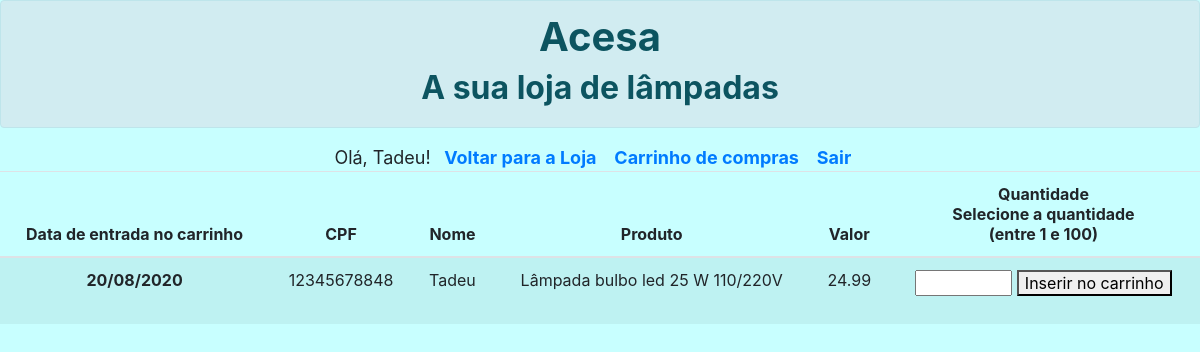
The app's page /venda.php?id_prod=1 (signed in) with its own data.
### tables this page shows
CREATE TABLE `cpf` (
  `id_cpf` int(11) NOT NULL,
  `cpf` double NOT NULL,
  `nome` varchar(15) NOT NULL,
  `sobrenome` varchar(50) NOT NULL,
  `logradouro` varchar(50) NOT NULL,
  `numero` varchar(10) NOT NULL,
  `complemento` varchar(10) NOT NULL,
  `cidade` varchar(40) NOT NULL,
  `estado` char(2) NOT NULL,
  `cep` int(8) NOT NULL,
  `telefone` double(10,0) NOT NULL,
  `celular` double(11,0) NOT NULL,
  `email` varchar(50) NOT NULL,
  `senha` varchar(20) NOT NULL
);

CREATE TABLE `produto` (
  `id_prod` int(11) NOT NULL,
  `rotulo` varchar(100) NOT NULL,
  `preco` decimal(9,2) NOT NULL,
  `estoque` int(6) NOT NULL,
  `preco_compra` decimal(9,2) NOT NULL
);

### venda.php (the view, shortened to what this page needs)
<?php
    include("banco.php");
?>
<html lang="pt-br">
  <head>
    <link rel="stylesheet" href="https://stackpath.bootstrapcdn.com/bootstrap/4.1.3/css/bootstrap.min.css">
  </head>
  <body>
<div class="alert alert-info" role="alert">
  <h1 align="center"><b>Acesa</b></h1>
<h2 align="center"><b>A sua loja de lâmpadas</b></h2>
</div>
<div align=center>
<?php
						if(!isset($_SESSION["user"])){
							header('location:venda_sem_login.php');
						}else{
							echo "Olá, ";
							echo $_SESSION["user"];
							echo "!";
							echo "<a href='index.php' style='text-decoration:none; font-weight:bold;'>&nbsp;&nbsp;Voltar para a Loja&nbsp;</a>";
							echo "<a href='venda_carrinho.php' style='text-decoration:none; font-weight:bold;'>&nbsp;&nbsp;Carrinho de compras&nbsp;</a>";
							echo "<a href='sair.php' style='text-decoration:none; font-weight:bold;'>&nbsp;&nbsp;Sair&nbsp;</a>";
							$id_prod = $_GET['id_prod'];
						}
				$dia_atual=date('d/m/Y');
				$cliente = mysqli_query($conexao, "SELECT * FROM cpf WHERE cpf = '".$_SESSION["cpf"]."'") or die (mysqli_error($conexao));
				$cliente2 = mysqli_fetch_array($cliente);
				$produto = mysqli_query($conexao, "SELECT * FROM produto WHERE id_prod = '$id_prod'") or die (mysqli_error($conexao));
				$produto2 = mysqli_fetch_array($produto);
?>
</div>
<table class="table table-striped">
  <thead align="center">
    <tr>
      <th scope="col">Data de entrada no carrinho</th>
      <th scope="col">CPF</th>
      <th scope="col">Nome</th>
      <th scope="col">Produto</th>
	  <th scope="col">Valor</th>
	  <th scope="col">Quantidade<br>Selecione a quantidade<br>(entre 1 e 100)</th>
    </tr>
  </thead>
  <tbody align="center">
    <tr>
      <th scope="row"><?php echo $dia_atual;?></th>
      <td><?php echo $cliente2['cpf'];?></td>
      <td><?php echo $cliente2['nome'];?></td>
      <td><?php echo $produto2['rotulo'];?></td>
	  <td><?php echo $produto2['preco'];?></td>
	  <td>
  <form method="POST">
	  <input type="number" required name="quantidade" min="1" max="100">
	  <button type="submit">Inserir no carrinho</button>
  </form></td>
	</tr>
	</tbody>
	</table>
  </body>
</html>

### venda.php (style rules this page uses)
body { font-size:18px; font-style: normal; }
body { background-color: rgb(200,255,255); }
h1 { text-align: center; }
h2 { text-align: center; }

### records on screen
cpf: cpf "12345678848", nome "Tadeu"
produto: rotulo "Lâmpada bulbo led 25 W 110/220V", preco "24.99"

### other values on screen
$_SESSION["user"] "Tadeu"
